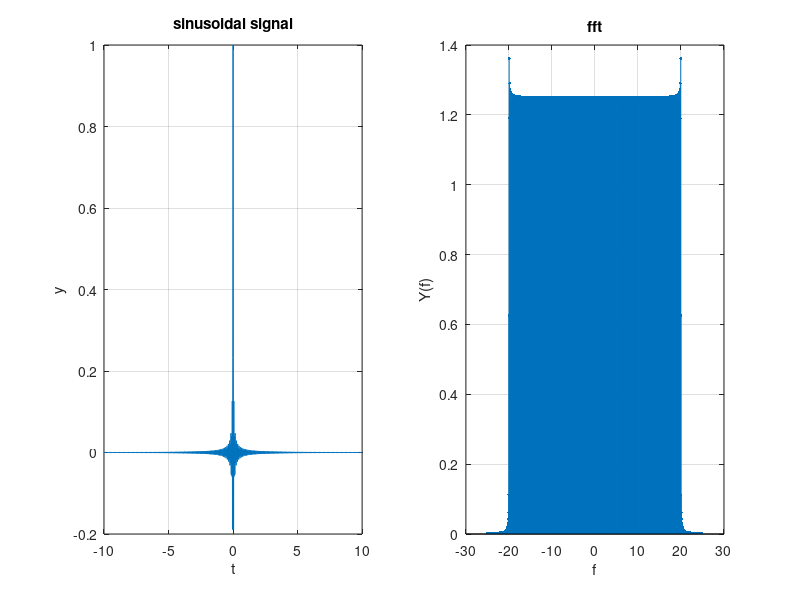

Write the MATLAB code that produced this figure.
%%% script to visualise fourier transform of different types of signals;
clc;
clear;
close all;
%% sinusoidal signal

L = 1000; %length of signal
Ts = 1/50;
%t = (0:1:L-1)*Ts;
t = (-L/2:1:L/2-1)*Ts;
f1 = 20; %  MhZ FREQUENCY
f2 = 15; 

%y = zeros(1,L);
%y = 2 + sin(2*pi*f1*t) + cos(2*pi*f2*t); %sinusiodal signal
%y(1:40) = 1; %square pulse
y = sin(2*pi*f1*t)./(2*pi*f1*t); %sampling function
y(isnan(y)) = 1;


fs = 1/Ts;
f = (-L/2:1:L/2-1)*(fs/L); 
Y = fft(y);
Y_dash = fftshift(Y);

figure(1)
subplot(121);
plot(t,y);
xlabel("t");
ylabel("y");
grid on
title("sinusoidal signal")

subplot(122);
stem(f,abs(Y_dash),".");
xlabel("f");
ylabel("Y(f)");
grid on;
title("fft")



